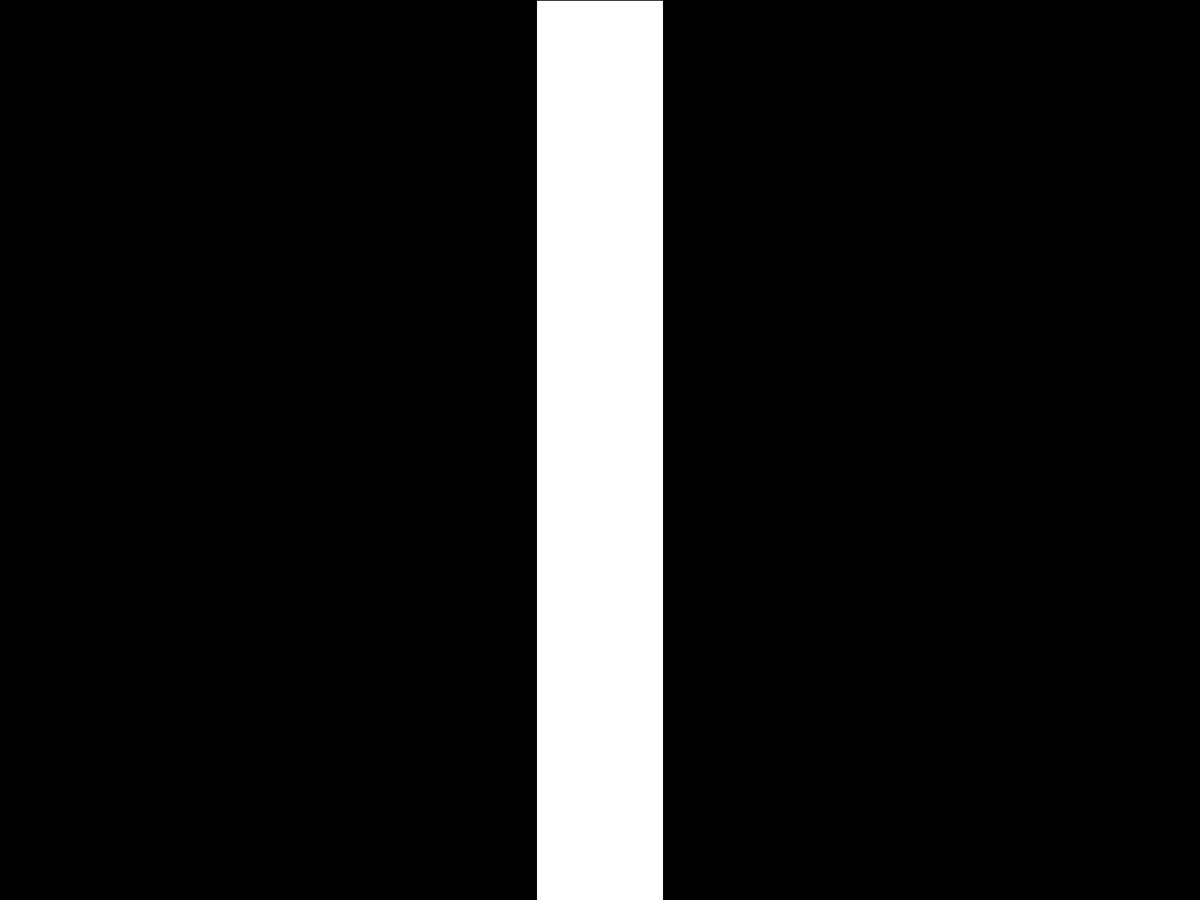
Frame 1 (no input)
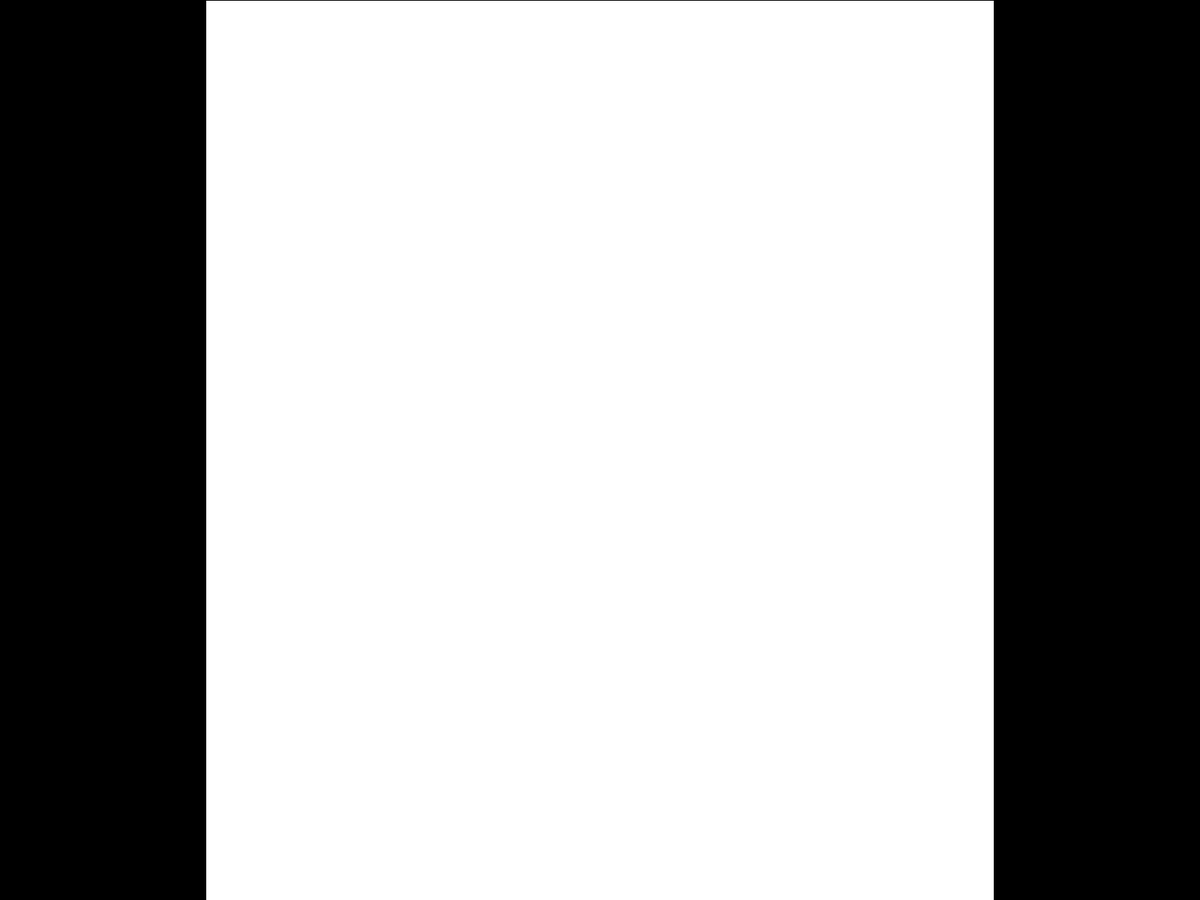
Frame 60 (the mouse pressed at the canvas centre just before this capture)
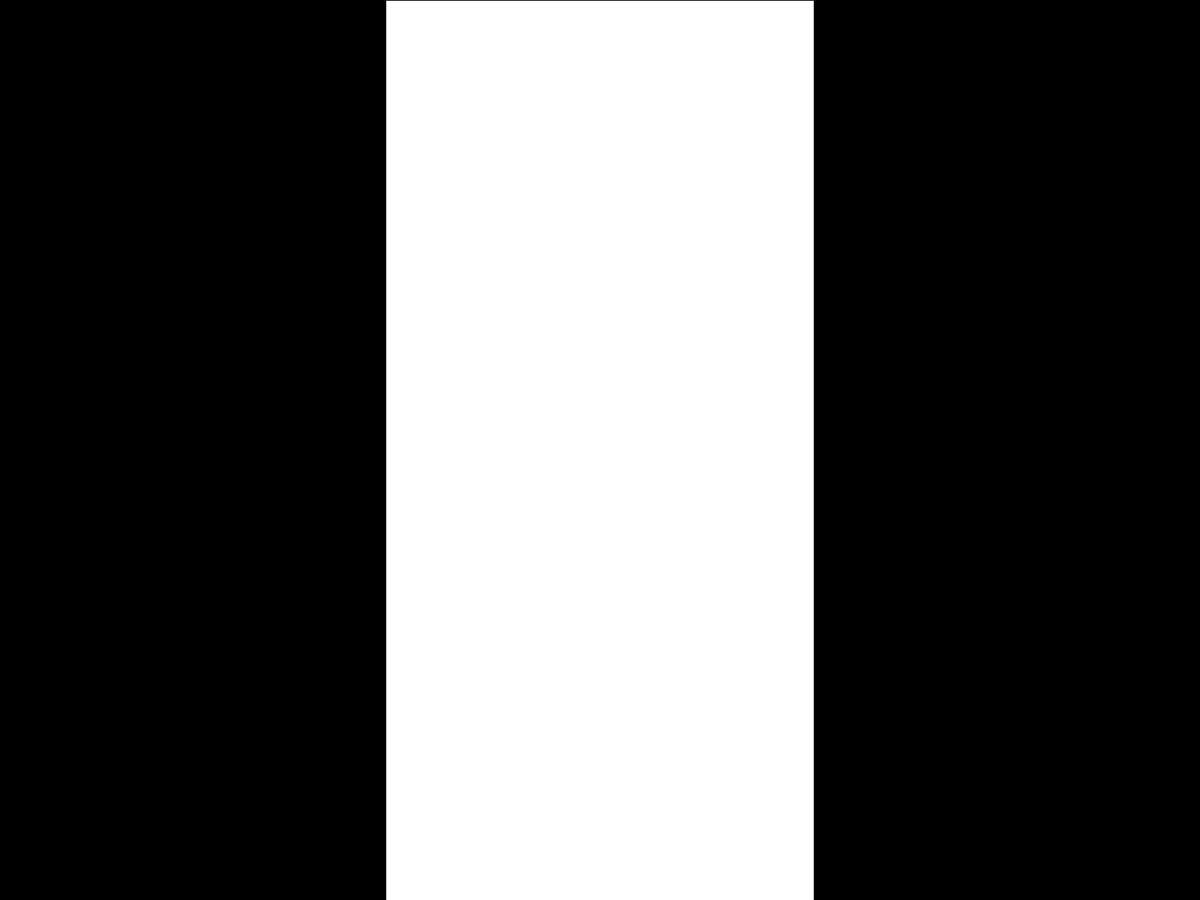
Frame 120 (the mouse held since frame 60 and released just before this capture)

The Processing sketch that drew these frames (run headless with seeded random() and noise(); from frame 60 on, the mouse is pressed at the canvas centre):

// Processing sketch: visual_movie
// ── visual_movie.pde
// Fusion des scènes avec transitions variées et arbre interactif

Universe universe;
FractalTree tree;

int scene = 0;
int sceneDuration = 5000; // Durée réduite pour la première scène
int transitionDuration = 2000; // Durée de transition
int lastSwitch;

boolean transitioning = false;
float transitionProgress = 0;
PGraphics currentScene, nextScene;

void setup() {
  fullScreen();
  colorMode(HSB, 1.);

  currentScene = createGraphics(width, height);
  nextScene = createGraphics(width, height);

  universe = new Universe(200);
  tree = new FractalTree();

  lastSwitch = millis();
}

void draw() {
  int now = millis();

  if (!transitioning && now - lastSwitch > sceneDuration) {
    transitioning = true;
    transitionProgress = 0;
    lastSwitch = now;
  }

  if (transitioning) {
    transitionProgress = float(now - lastSwitch) / float(transitionDuration);
    if (transitionProgress >= 1.0) {
      transitioning = false;
      scene = (scene + 1) % 5;
      transitionProgress = 0;
    } else {
      renderScene(scene, currentScene);
      renderScene((scene + 1) % 5, nextScene);
      drawCustomTransition(currentScene, nextScene, transitionProgress);
      return;
    }
  }

  renderScene(scene, currentScene);
  image(currentScene, 0, 0);
}

// === Transitions variées ===
void drawCustomTransition(PGraphics from, PGraphics to, float progress) {
  PImage img1 = from.get();
  PImage img2 = to.get();
  PImage result = createImage(width, height, RGB);
  img1.loadPixels();
  img2.loadPixels();
  result.loadPixels();

  for (int i = 0; i < result.pixels.length; i++) {
    float factor = (sin(progress * PI) + 1) / 2.0; // transition ondulée
    color c1 = img1.pixels[i];
    color c2 = img2.pixels[i];
    float r = lerp(red(c1), red(c2), factor);
    float g = lerp(green(c1), green(c2), factor);
    float b = lerp(blue(c1), blue(c2), factor);
    result.pixels[i] = color(r, g, b);
  }
  result.updatePixels();
  image(result, 0, 0);
}

void renderScene(int sceneIndex, PGraphics pg) {
  pg.beginDraw();
  pg.colorMode(HSB, 1.);
  pg.background(0);
  switch (sceneIndex) {
    case 0:
      drawGrowingRect(pg);
      break;
    case 1:
      drawPerlinTexture(pg);
      break;
    case 2:
      drawStarburst(pg);
      break;
    case 3:
      universe.display(pg);
      break;
    case 4:
      tree.display(pg);
      break;
  }
  pg.endDraw();
}

// === SCENE 0 : RECTANGLE ===
void drawGrowingRect(PGraphics pg) {
  float elapsed = millis() % 2000;
  pg.rectMode(CENTER);
  pg.colorMode(RGB, 1.);
  pg.background(0);
  pg.fill(1);
  float xDelta = width / 60.0;
  pg.rect(width/2, height/2, xDelta * (elapsed / 50.0), height);
}

// === SCENE 1 : PERLIN TEXTURE ===
void drawPerlinTexture(PGraphics pg) {
  float scale = .003;
  float h;
  float t = millis() * 0.0001;
  int sizer = 5;
  pg.noStroke();
  for (int i = 0; i < width; i += sizer) {
    for (int j = 0; j < height; j += sizer) {
      h = noise(t + i * scale, t + j * scale);
      pg.fill(h, .7, .8);
      pg.rect(i, j, sizer, sizer);
    }
  }
}

// === SCENE 2 : STARBURST ===
void drawStarburst(PGraphics pg) {
  pg.background(1.);
  pg.stroke(0.);
  pg.strokeWeight(2);
  pg.translate(width/2, height/2);
  float limit = height * 0.4;
  for (int i = 0; i < 360; i++) {
    int d = constrain(abs(int(randomGaussian() * limit)), 0, int(limit));
    pg.rotate(TWO_PI / 360.);
    pg.line(0, 0, d, 0);
  }
}

// === SCENE 3 : ATOMES CONNECTÉS ===
class Atom {
  float x, y, d;
  color c;
  float xper, yper;
  float speed = 0.001;

  Atom() {
    initialise();
  }

  void initialise() {
    xper = random(width);
    yper = random(height);
    d = 6.;
    c = color(.8);
  }

  void update() {
    x = map(noise(xper), 0, 1, -200, width + 200);
    y = map(noise(yper), 0, 1, -200, height + 200);
    xper += speed;
    yper += speed;
  }

  void display(PGraphics pg) {
    pg.fill(c);
    pg.noStroke();
    pg.circle(x, y, d);
  }
}

class Universe {
  Atom[] cluster;
  float proximity = 100;
  color c = color(.5, 1., .8);

  Universe(int count) {
    cluster = new Atom[count];
    for (int i = 0; i < count; i++) {
      cluster[i] = new Atom();
    }
  }

  void display(PGraphics pg) {
    for (Atom a : cluster) {
      a.update();
      a.display(pg);
      for (Atom b : cluster) {
        if (a != b && dist(a.x, a.y, b.x, b.y) < proximity) {
          pg.stroke(c);
          pg.strokeWeight(0.3);
          pg.line(a.x, a.y, b.x, b.y);
        }
      }
    }
  }
}

// === SCENE 4 : FRACTAL TREE INTERACTIF ===
class FractalTree {
  float ratio = 0.7;
  int maxIterations = 10;

  void display(PGraphics pg) {
    pg.background(1.);
    float stepAngle = (mouseX / (float)width) * (PI / 2.0);
    maxIterations = (int)(mouseY / (float)(height / 11)) + 1;
    pg.stroke(0);
    drawTree(pg, width / 2, height, height / 4.0, 0, 0, stepAngle);
  }

  void drawTree(PGraphics pg, float x, float y, float len, float angle, int iteration, float stepAngle) {
    if (iteration == 0) {
      float y1 = y - len;
      pg.line(x, y, x, y1);
      drawTree(pg, x, y1, len * ratio, 0, 1, stepAngle);
    } else if (iteration <= maxIterations) {
      float x1 = x - len * sin(angle + stepAngle);
      float y1 = y - len * cos(angle + stepAngle);
      pg.line(x, y, x1, y1);
      drawTree(pg, x1, y1, len * ratio, angle + stepAngle, iteration + 1, stepAngle);

      float x2 = x - len * sin(angle - stepAngle);
      float y2 = y - len * cos(angle - stepAngle);
      pg.line(x, y, x2, y2);
      drawTree(pg, x2, y2, len * ratio, angle - stepAngle, iteration + 1, stepAngle);
    }
  }
}
